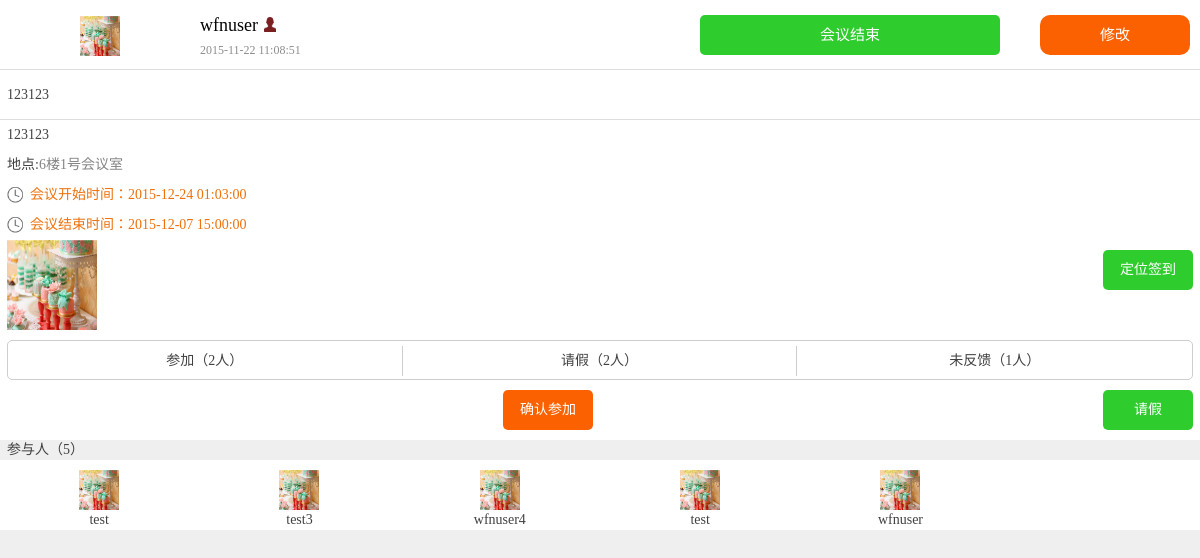
Screenshot of /meet/mydetail/11 with the database file from the repository.
### tables this page shows
CREATE TABLE `meeting` (
`mid` int(11) NOT NULL,
  `muid` int(11) NOT NULL COMMENT 'creater',
  `mplanbt` timestamp NULL DEFAULT NULL,
  `mplanet` timestamp NULL DEFAULT NULL,
  `mactbt` timestamp NULL DEFAULT NULL,
  `mactet` timestamp NULL DEFAULT NULL,
  `mrid` int(11) NOT NULL,
  `mremind` int(11) NOT NULL,
  `mchecktype` int(11) NOT NULL COMMENT '0 = location 1 = qrcode',
  `mmembernum` int(11) NOT NULL,
  `mconfirm` int(11) NOT NULL COMMENT '高层=1',
  `mattach` mediumtext NOT NULL,
  `mstate` int(11) NOT NULL COMMENT 'draft = 0 发布=1',
  `mcreatet` timestamp NOT NULL DEFAULT '0000-00-00 00:00:00',
  `mpass` int(11) NOT NULL,
  `mname` varchar(20) NOT NULL,
  `mscore` int(11) DEFAULT NULL,
  `mfilename` varchar(30) NOT NULL,
  `mfiletime` timestamp NULL DEFAULT NULL,
  `mapartment` int(11) NOT NULL
);

CREATE TABLE `user` (
`uid` int(11) NOT NULL,
  `uname` varchar(10) NOT NULL,
  `type` int(11) NOT NULL,
  `uabsentnum` int(11) NOT NULL,
  `ulatenum` int(11) NOT NULL,
  `ulatest` int(11) NOT NULL COMMENT 'lateorabsent'
);

CREATE TABLE `room` (
`rid` int(11) NOT NULL,
  `rname` varchar(15) NOT NULL
);

CREATE TABLE `meetmember` (
`mmid` int(11) NOT NULL,
  `mmmid` int(11) NOT NULL,
  `mmuid` int(11) NOT NULL,
  `mmissponser` int(11) NOT NULL,
  `mmchecked` int(11) NOT NULL,
  `mmchecktime` timestamp NULL DEFAULT NULL,
  `mmleave` int(11) NOT NULL COMMENT 'apply=1',
  `mmattend` int(11) NOT NULL
);

### application/controllers/Meet.php (called while the page is built, shortened)
<?php
class Meet extends CI_Controller {
    public function __construct()
    {
        $this->load->helper(array('form', 'url'));
    }
	public function mydetail($id=0)
	{
		$this->load->model('meet_model');
		$data['list'] = $this->meet_model->getmeetdetail($id);
		$data['members'] = $this->meet_model->getmeetmember($id);
		$this->load->view('wdhyxq',$data);
	}
}

### index.php (called while the page is built, shortened)
<?php
require_once BASEPATH.'core/CodeIgniter.php';

### application/models/Meet_model.php (called while the page is built, shortened)
<?php
class Meet_model extends CI_Model {
    public function getmeetdetail($mid)
    {
    	$sql = "SELECT mid,muid,mplanbt,mplanet,mrid,mremind,mstate,mname,mconfirm,mactbt,mactet,mchecktype,mfilename,user.uname,room.rname,mscore,mfiletime,mapartment FROM meeting,user,room WHERE mid = ? AND muid = user.uid AND mrid = room.rid";
		$sql = $this->db->query($sql,$mid);
		return $sql->result_array();
    }
    public function getmeetmember($mid)
    {
    	$sql = "SELECT * FROM meetmember,user WHERE mmmid = ? AND user.uid = mmuid";
    	$sql = $this->db->query($sql,$mid);
        return $sql->result_array();
    }
}

### application/views/wdhyxq.php (the view, shortened to what this page needs)
<!DOCTYPE html>
<html>
<head lang="en">
    <link rel="stylesheet" href="<?php echo base_url('css/bootstrap.min.css');?>">
    <link rel="stylesheet" href="<?php echo base_url('css/index.css');?>">
</head>
<body >
<div class="container-fluid "  style="margin-bottom:60px;    overflow: hidden;">
	<div class="row meetSt" >
		<div class="col-xs-2" >
			<img src="<?php echo base_url('img/banner.png');?>" class="tstImg" style="margin-top:0">
		</div>
		<div class="col-xs-5" >
			<div class="row meetTitle" >
				<?php echo $list[0]['uname']?><i></i>
			</div>
			<div class="row meetTime"  >
				2015-11-22 11:08:51
			</div>
		</div>
		<div class="col-xs-5" >
			<span class="copy greenbutton" id="end" style="<?php echo ($list[0]['mactbt']) ? '':'display:none;' ?>">会议结束</span>
			<?php $temppath = base_url("meet/meetchange/").'/'.$list[0]['mid']; ?>
			<span class="summary" style="background-color:#fc6100;width:30%" onclick="window.location.href='<?php echo $temppath?>'">修改</span>
		</div>
    </div>
   <div class="row xjhy" >
		<div class="col-xs-12" >
			<?php echo $list[0]['mname']?>
		</div>
    </div>
	<div class="row testCont" style="height:280px">
		<div class="col-xs-12" >
			<?php echo $list[0]['mname']?>
		</div>
		<div class="col-xs-12" >
			地点:<span><?php echo $list[0]['rname']?></span>
		</div>
		<div class="col-xs-12" style="color:#ed710c">
			<i></i>会议开始时间：<?php echo $list[0]['mplanbt']?>
		</div>
		<div class="col-xs-12" style="color:#ed710c">
			<i></i>会议结束时间：<?php echo $list[0]['mplanet']?>
		</div>
		<div class="col-xs-6" style="color:#ed710c">
			<img src="<?php echo base_url('img/banner.png');?>" style="height:90px;width:90px">
		</div>
		<div class="col-xs-5" style="float:right;">
			<?php
				echo ($list[0]['mchecktype']) ? '<p  class="sign greenbutton" onclick="check()">扫码签到</p>' : '<p  class="sign greenbutton" onclick="check()">定位签到</p>';
			?>
		</div>
		<?php
			$attend = 0;
			$leave = 0;
			$unknown = 0;
			if(count($members)){
				foreach ($members as $mem) {
				    if($mem['mmleave'] == 0){
				    	if($mem['mmattend'])
				    		$attend++;
				    	else
				    		$unknown++;
				    }
				    else{
				    	$leave++;
				    }
				}
			}
		?>
		<div class="col-xs-12" >
			<div class="row num" >
				<span class="col-xs-4" >参加（<?php echo $attend;?>人）</span>
				<span class="col-xs-4" >请假（<?php echo $leave;?>人）</span>
				<span class="col-xs-4" >未反馈（<?php echo $unknown;?>人）</span>
			</div>
		</div>
		<div class="col-xs-6">
			<span class="sure" onclick="attend()">确认参加</span>
		</div>
		<div class="col-xs-6">
			<span class="vacation" onclick="leave()">请假</span>
		</div>
    </div>
	<div class="row  xjhy" >
		<div class="col-xs-12 words"  >
			参与人（<?php echo count($members)?>）
		</div>
		<div class="col-xs-12" style="background-color:#fff">
			<div class="row">
				<?php
				foreach($members as $row){
				?>
					<div class="col-xs-2" >
						<div class="row">
							<img src="<?php echo base_url('img/banner.png');?>" class="col-xs-12 tstImg">
							<p class="col-xs-12 tname"><?php echo $row['uname']?></p>
						</div>
					</div>
				<?php
				}
				?>
			</div>
		</div>
    </div>
</div>
</body>
</html>

### css/index.css (style rules this page uses)
* { margin: 0; padding: 0; -webkit-tap-highlight-color:rgba(0,0,0,0); -webkit-text-size-adjust:none; word-break:break-all; font-family: "微软雅黑"; }
body { background-color:#efefef; }
.meetSt { height:70px; border-bottom:1px solid #dddddd; background-color:#ffffff; padding:10px 0 }
.testCont { height:190px; background-color:#ffffff; color:#414141 }
.testCont >div { padding:0 7px; line-height:30px; }
.testCont >div >span { color:#838383 }
.testCont >div >i { width: 20px; height: 20px; position: relative; background-image: url('../img/time.png'); margin-right: 3px; float: left; background-size: 100%; background-repeat: no-repeat; margin-top: 5px; background-position-x: -2px; }
.xjhy { height:50px; border-bottom:1px solid #dddddd; background-color:#ffffff; color:#414141 }
.xjhy div { padding:0 7px; line-height:50px; }
.meetSt >div { padding:0; line-height:50px; }
.meetTitle { height:30px;line-height:30px;font-size:18px;color:#040404;margin:0 }
.meetTitle i { width: 12px; height: 15px; background-image: url("../img/peo.png"); position: absolute; background-size: 100%; background-repeat: no-repeat; margin-top: 7px; margin-left: 6px; }
.meetTime { height:20px;line-height:20px;font-size:12px;color:#8d8d8d;margin:0 }
.tstImg { height: 40px; position: relative; width: 40px; left: 50%; margin-left: -20px; padding:0; margin-top:10px }
.summary { position:absolute;height:40px;width:45%;background-color:#2fcc2e;float:right;right:10px;border-radius:10px;color:#fff;text-align: center; font-size: 15px;line-height: 40px; margin-top: 5px; }
.copy { position:absolute;height:40px;width:45%;background-color:#fc6100;border-radius:10px;color:#fff;text-align: center; font-size: 15px; line-height: 40px; margin-top: 5px; }
.num { border:1px solid #cecece;height: 40px; margin: 10px 0px;border-radius: 5px; }
.num span:nth-child(2) { height:30px; padding: 0; border-right: 1px solid #cecece; margin-top: 5px; text-align: center; }
.num span:nth-child(3) { height:30px; padding: 0; margin-top: 5px; text-align: center; }
.num span:nth-child(1) { height:30px; padding: 0; border-right: 1px solid #cecece; margin-top: 5px; text-align: center; }
.tname { line-height:20px;margin:0;padding: 0; text-align: center; }
.words { line-height:20px !important; height: 20px;background-color: #EFEFEF; }
#end { width:60%;background-color:#fff;color:#414141;border-radius:0; height: 40px; line-height: 40px; }
.sign { text-align:center; width:90px; margin-top:10px; color:white!important; margin-right:0px; float: right; }
.sure { width: 90px; height: 40px; background-color: #FC6100; position: relative; float: right; margin-bottom: 10px; color: #fff !important; line-height: 40px; text-align: center; border-radius: 5px; }
.vacation { width: 90px; height: 40px; background-color: #2fcc2e; position: relative; float: right; margin-bottom: 10px; color: #fff !important; line-height: 40px; text-align: center; border-radius: 5px; }
.greenbutton { background-color: #2fcc2e! important; border-radius: 5px! important; line-height: 40px! important; color:white!important; }

### rows the page displays
meeting: user.uname "wfnuser", mname "123123", room.rname "6楼1号会议室", mplanbt "2015-12-24 01:03:00", mplanet "2015-12-07 15:00:00"
meetmember: user.uname "test"
meetmember: user.uname "test3"
meetmember: user.uname "wfnuser4"
meetmember: user.uname "test"
meetmember: user.uname "wfnuser"

### other values shown
$attend "2"
$leave "2"
$unknown "1"
count($members) "5"
